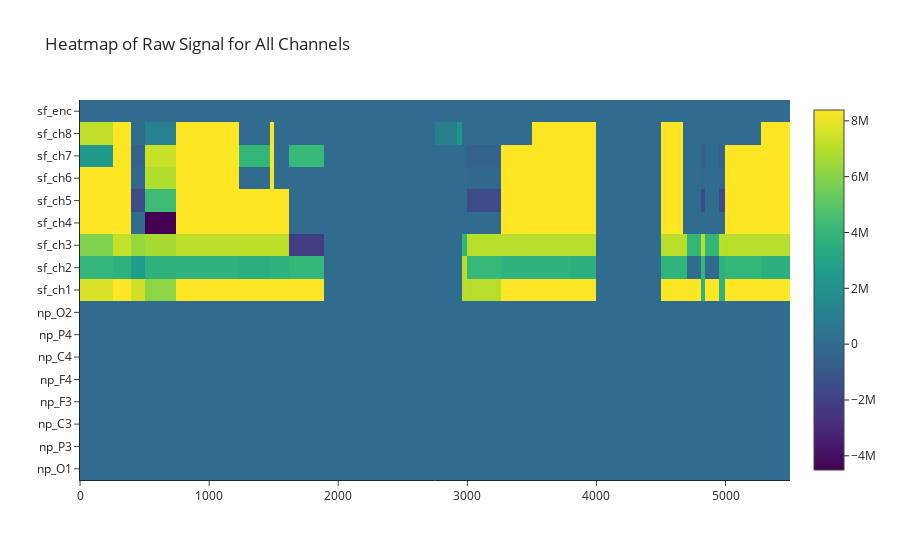

Notebook code for this chart:
### Code cell
fig_heatmap_raw = go.Figure(data=go.Heatmap(z=raw_signal.T, y=all_chnames, x=np.arange(raw_signal.shape[1])))
fig_heatmap_raw.update_layout(title='Heatmap of Raw Signal for All Channels')

### Figure 1 — Plotly figure (JSON) as saved in the notebook; plotly's stock layout.template omitted (floating-point values rounded to 4 significant figures; data arrays with more than 128 entries replaced by an {"elided": "..."} marker saying what was removed)
{"data": [{"type": "heatmap", "x": [0, 1, 2, 3, 4, 5, 6, 7, 8, 9, 10, 11, 12, 13, 14, 15, 16], "y": ["np_O1", "np_P3", "np_C3", "np_F3", "np_F4", "np_C4", "np_P4", "np_O2", "sf_ch1", "sf_ch2", "sf_ch3", "sf_ch4", "sf_ch5", "sf_ch6", "sf_ch7", "sf_ch8", "sf_enc"], "z": {"elided": "17x5500 float values"}}], "layout": {"title": {"text": "Heatmap of Raw Signal for All Channels"}}}
